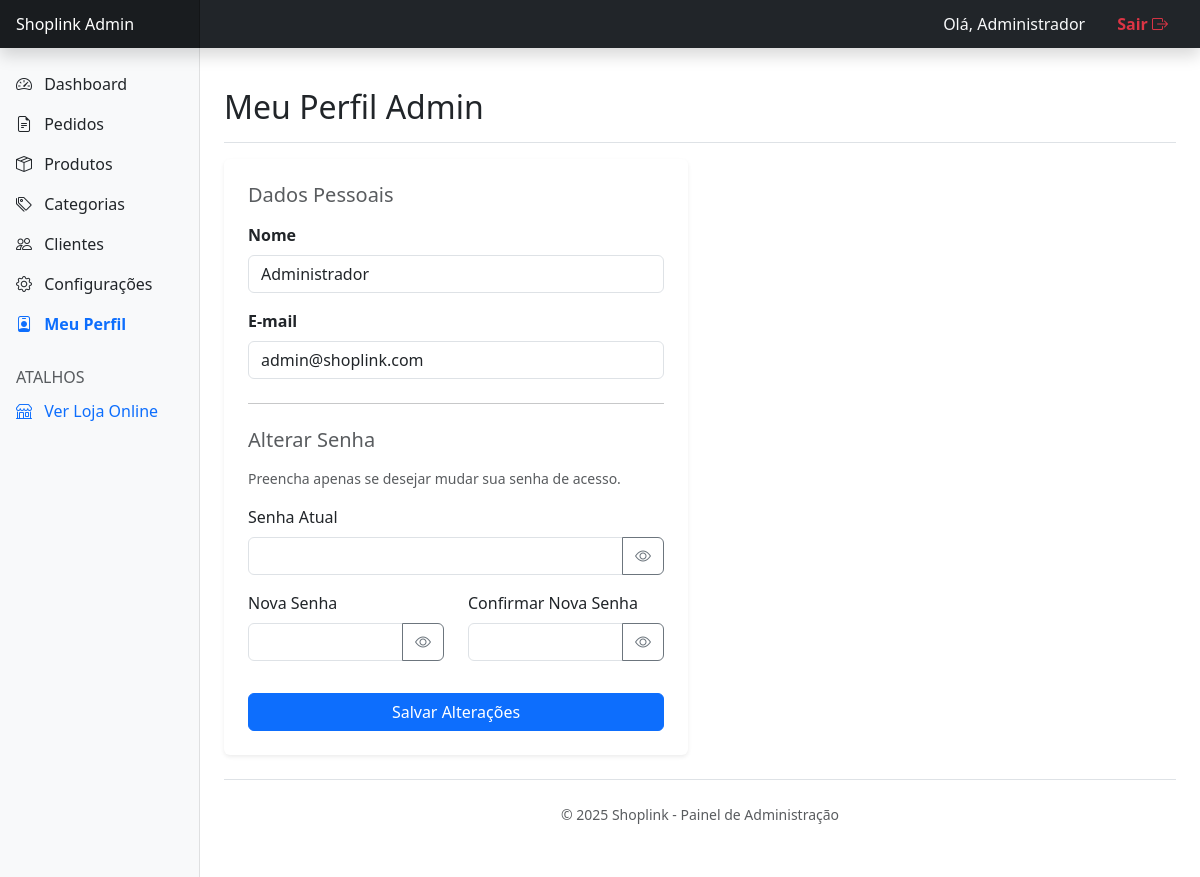
Before: /admin/perfil.php (signed in) with the older database file.
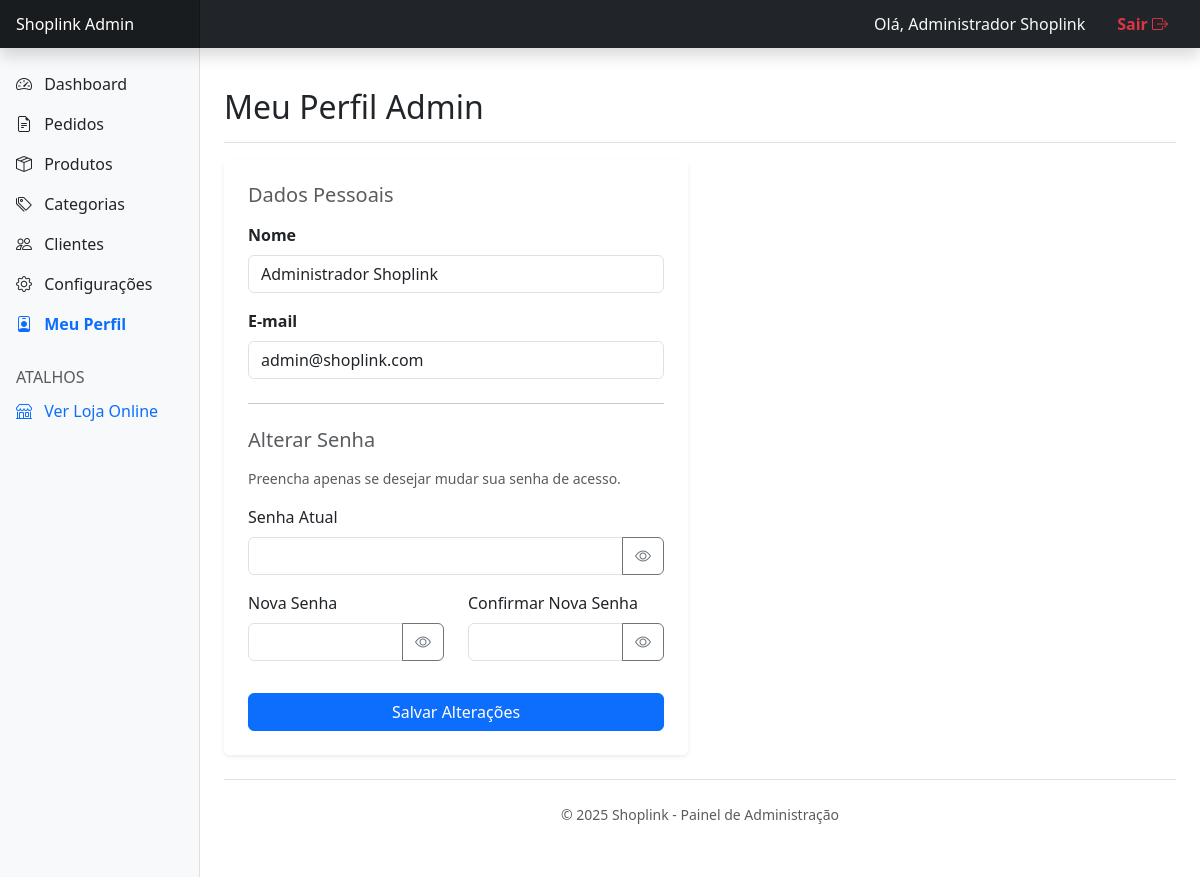
After: the same page with the newer database file.
### tables this page shows
CREATE TABLE `usuarios` (
  `id` int(11) NOT NULL,
  `nome` varchar(255) NOT NULL,
  `email` varchar(255) NOT NULL,
  `telefone` varchar(20) DEFAULT NULL,
  `endereco_cep` varchar(10) DEFAULT NULL,
  `endereco_rua` varchar(255) DEFAULT NULL,
  `endereco_numero` varchar(20) DEFAULT NULL,
  `endereco_bairro` varchar(100) DEFAULT NULL,
  `endereco_cidade` varchar(100) DEFAULT NULL,
  `endereco_estado` varchar(50) DEFAULT NULL,
  `endereco_complemento` varchar(100) DEFAULT NULL,
  `senha_hash` varchar(255) NOT NULL,
  `role` enum('admin','cliente') NOT NULL DEFAULT 'cliente',
  `data_cadastro` datetime DEFAULT current_timestamp()
);

### admin/perfil.php (the view, shortened to what the changed rows need)
<?php
require_once 'includes/header_admin.php';
$id_usuario = $_SESSION['id_usuario'];
$stmt = $pdo->prepare("SELECT nome, email FROM usuarios WHERE id = :id");
$stmt->execute([':id' => $id_usuario]);
$dados = $stmt->fetch();
?>
<div class="d-flex justify-content-between flex-wrap flex-md-nowrap align-items-center pt-3 pb-2 mb-3 border-bottom">
    <h1 class="h2">Meu Perfil Admin</h1>
</div>
<div class="row">
    <div class="col-lg-6">
        <div class="card shadow-sm border-0">
            <div class="card-body p-4">
                <form method="post">
                    <div class="mb-3">
                        <label class="form-label fw-bold">Nome</label>
                        <input type="text" name="nome" class="form-control" value="<?php echo htmlspecialchars($dados['nome']); ?>" required>
                    </div>
                    <div class="mb-3">
                        <label class="form-label fw-bold">E-mail</label>
                        <input type="email" name="email" class="form-control" value="<?php echo htmlspecialchars($dados['email']); ?>" required>
                    </div>
                </form>
            </div>
        </div>
    </div>
</div>
<?php require_once 'includes/footer_admin.php'; ?>

### admin/includes/header_admin.php (shortened to what the changed rows need)
<?php
$nome_admin = $_SESSION['nome'] ?? 'Administrador';
?>
<!DOCTYPE html>
<html lang="pt-br">
<head>
    <link href="https://cdn.jsdelivr.net/npm/bootstrap@5.3.3/dist/css/bootstrap.min.css" rel="stylesheet">
    <link rel="stylesheet" href="https://cdn.jsdelivr.net/npm/bootstrap-icons@1.11.3/font/bootstrap-icons.min.css">
</head>
<body>
<header class="navbar navbar-dark sticky-top bg-dark flex-md-nowrap p-0 shadow">
  <div class="w-100 d-flex justify-content-end align-items-center px-3">
      <span class="text-light me-3 d-none d-sm-inline">Olá, <?php echo htmlspecialchars($nome_admin); ?></span>
      <div class="navbar-nav">
        <div class="nav-item text-nowrap">
        </div>
      </div>
  </div>
</header>
<div class="container-fluid">
  <div class="row">
    <main class="col-md-9 ms-sm-auto col-lg-10 px-md-4 py-4">

Changed rows visible on the page:
changed usuarios "admin@shoplink.com": nome "Administrador" → "Administrador Shoplink"
Other visible differences:
$nome_admin: "Administrador" → "Administrador Shoplink"
